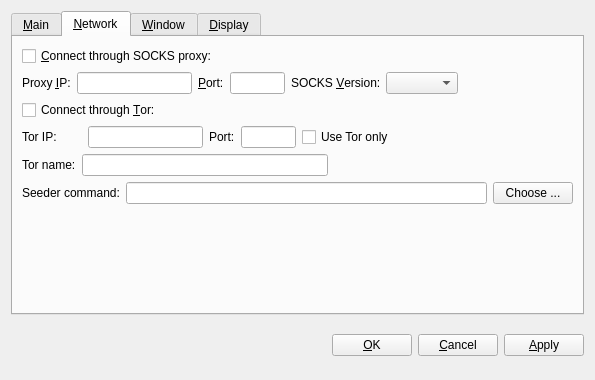
<?xml version="1.0" encoding="UTF-8"?>
<ui version="4.0">
 <class>OptionsDialog</class>
 <widget class="QWidget" name="OptionsDialog">
  <property name="geometry">
   <rect>
    <x>0</x>
    <y>0</y>
    <width>595</width>
    <height>380</height>
   </rect>
  </property>
  <property name="windowTitle">
   <string>Options</string>
  </property>
  <layout class="QVBoxLayout" name="verticalLayout">
   <item>
    <widget class="QTabWidget" name="tabWidget">
     <property name="tabPosition">
      <enum>QTabWidget::North</enum>
     </property>
     <property name="currentIndex">
      <number>1</number>
     </property>
     <widget class="QWidget" name="tabMain">
      <attribute name="title">
       <string>&amp;Main</string>
      </attribute>
      <layout class="QVBoxLayout" name="verticalLayout_Main">
       <item>
        <widget class="QLabel" name="transactionFeeInfoLabel">
         <property name="text">
          <string>Optional transaction fee per kB that helps make sure your transactions are processed quickly. Most transactions are 1 kB. Fee 0.0001 recommended.</string>
         </property>
         <property name="textFormat">
          <enum>Qt::PlainText</enum>
         </property>
         <property name="wordWrap">
          <bool>true</bool>
         </property>
        </widget>
       </item>
       <item>
        <layout class="QHBoxLayout" name="horizontalLayout_Main">
         <item>
          <widget class="QLabel" name="transactionFeeLabel">
           <property name="text">
            <string>Pay transaction &amp;fee</string>
           </property>
           <property name="textFormat">
            <enum>Qt::PlainText</enum>
           </property>
           <property name="buddy">
            <cstring>transactionFee</cstring>
           </property>
          </widget>
         </item>
         <item>
          <widget class="BitcoinAmountField" name="transactionFee"/>
         </item>
         <item>
          <widget class="QLabel" name="label">
           <property name="text">
            <string>per kilobyte</string>
           </property>
          </widget>
         </item>
         <item>
          <spacer name="horizontalSpacer_Main">
           <property name="orientation">
            <enum>Qt::Horizontal</enum>
           </property>
           <property name="sizeHint" stdset="0">
            <size>
             <width>40</width>
             <height>20</height>
            </size>
           </property>
          </spacer>
         </item>
        </layout>
       </item>
       <item>
        <widget class="QCheckBox" name="bitcoinAtStartup">
         <property name="toolTip">
          <string>Automatically start FBOL after logging in to the system.</string>
         </property>
         <property name="text">
          <string>&amp;Start FBOL on system login</string>
         </property>
        </widget>
       </item>
       <item>
        <widget class="QCheckBox" name="detachDatabases">
         <property name="toolTip">
          <string>Detach block and address databases at shutdown. This means they can be moved to another data directory, but it slows down shutdown. The wallet is always detached.</string>
         </property>
         <property name="text">
          <string>&amp;Detach databases at shutdown</string>
         </property>
        </widget>
       </item>
       <item>
        <spacer name="verticalSpacer_Main">
         <property name="orientation">
          <enum>Qt::Vertical</enum>
         </property>
         <property name="sizeHint" stdset="0">
          <size>
           <width>17</width>
           <height>153</height>
          </size>
         </property>
        </spacer>
       </item>
      </layout>
     </widget>
     <widget class="QWidget" name="tabNetwork">
      <attribute name="title">
       <string>&amp;Network</string>
      </attribute>
      <layout class="QVBoxLayout" name="verticalLayout_Network">
       <item>
        <widget class="QCheckBox" name="connectSocks">
         <property name="toolTip">
          <string>Connect to the FBOL network through a SOCKS proxy (e.g. when connecting through Tor).</string>
         </property>
         <property name="text">
          <string>&amp;Connect through SOCKS proxy:</string>
         </property>
        </widget>
       </item>
       <item>
        <layout class="QHBoxLayout" name="horizontalLayout_Network">
         <item>
          <widget class="QLabel" name="proxyIpLabel">
           <property name="text">
            <string>Proxy &amp;IP:</string>
           </property>
           <property name="textFormat">
            <enum>Qt::PlainText</enum>
           </property>
           <property name="buddy">
            <cstring>proxyIp</cstring>
           </property>
          </widget>
         </item>
         <item>
          <widget class="QValidatedLineEdit" name="proxyIp">
           <property name="maximumSize">
            <size>
             <width>140</width>
             <height>16777215</height>
            </size>
           </property>
           <property name="toolTip">
            <string>IP address of the proxy (e.g. 127.0.0.1)</string>
           </property>
          </widget>
         </item>
         <item>
          <widget class="QLabel" name="proxyPortLabel">
           <property name="text">
            <string>&amp;Port:</string>
           </property>
           <property name="textFormat">
            <enum>Qt::PlainText</enum>
           </property>
           <property name="buddy">
            <cstring>proxyPort</cstring>
           </property>
          </widget>
         </item>
         <item>
          <widget class="QLineEdit" name="proxyPort">
           <property name="maximumSize">
            <size>
             <width>55</width>
             <height>16777215</height>
            </size>
           </property>
           <property name="toolTip">
            <string>Port of the proxy (e.g. 9050)</string>
           </property>
          </widget>
         </item>
         <item>
          <widget class="QLabel" name="socksVersionLabel">
           <property name="text">
            <string>SOCKS &amp;Version:</string>
           </property>
           <property name="textFormat">
            <enum>Qt::PlainText</enum>
           </property>
           <property name="buddy">
            <cstring>socksVersion</cstring>
           </property>
          </widget>
         </item>
         <item>
          <widget class="QValueComboBox" name="socksVersion">
           <property name="toolTip">
            <string>SOCKS version of the proxy (e.g. 5)</string>
           </property>
          </widget>
         </item>
         <item>
          <spacer name="horizontalSpacer_Network">
           <property name="orientation">
            <enum>Qt::Horizontal</enum>
           </property>
           <property name="sizeHint" stdset="0">
            <size>
             <width>40</width>
             <height>20</height>
            </size>
           </property>
          </spacer>
         </item>
        </layout>
       </item>
       <item>
        <widget class="QCheckBox" name="connectTor">
         <property name="text">
          <string>Connect through &amp;Tor:</string>
         </property>
        </widget>
       </item>
       <item>
        <layout class="QHBoxLayout" name="horizontalLayout_Tor">
         <item>
          <widget class="QLabel" name="torIpLabel">
           <property name="minimumSize">
            <size>
             <width>60</width>
             <height>0</height>
            </size>
           </property>
           <property name="text">
            <string>Tor IP:</string>
           </property>
          </widget>
         </item>
         <item>
          <widget class="QValidatedLineEdit" name="torIp">
           <property name="maximumSize">
            <size>
             <width>115</width>
             <height>16777215</height>
            </size>
           </property>
          </widget>
         </item>
         <item>
          <widget class="QLabel" name="torPortLabel">
           <property name="text">
            <string>Port:</string>
           </property>
          </widget>
         </item>
         <item>
          <widget class="QLineEdit" name="torPort">
           <property name="maximumSize">
            <size>
             <width>55</width>
             <height>16777215</height>
            </size>
           </property>
          </widget>
         </item>
         <item>
          <widget class="QCheckBox" name="TorOnly">
           <property name="text">
            <string>Use Tor only</string>
           </property>
          </widget>
         </item>
         <item>
          <spacer name="horizontalSpacer">
           <property name="orientation">
            <enum>Qt::Horizontal</enum>
           </property>
           <property name="sizeHint" stdset="0">
            <size>
             <width>40</width>
             <height>20</height>
            </size>
           </property>
          </spacer>
         </item>
        </layout>
       </item>
       <item>
        <layout class="QHBoxLayout" name="horizontalLayout">
         <item>
          <widget class="QLabel" name="torNameLabel">
           <property name="text">
            <string>Tor name:</string>
           </property>
           <property name="textFormat">
            <enum>Qt::PlainText</enum>
           </property>
           <property name="buddy">
            <cstring>torName</cstring>
           </property>
          </widget>
         </item>
         <item>
          <widget class="QLineEdit" name="torName"/>
         </item>
         <item>
          <spacer name="horizontalSpacer_3">
           <property name="orientation">
            <enum>Qt::Horizontal</enum>
           </property>
           <property name="sizeHint" stdset="0">
            <size>
             <width>40</width>
             <height>20</height>
            </size>
           </property>
          </spacer>
         </item>
        </layout>
       </item>
       <item>
        <layout class="QHBoxLayout" name="horizontalLayout_3">
         <item>
          <widget class="QLabel" name="externalSeederLabel">
           <property name="text">
            <string>Seeder command:</string>
           </property>
          </widget>
         </item>
         <item>
          <widget class="QLineEdit" name="externalSeederCommand"/>
         </item>
         <item>
          <widget class="QPushButton" name="chooseSeeder">
           <property name="text">
            <string>Choose ...</string>
           </property>
          </widget>
         </item>
        </layout>
       </item>
       <item>
        <spacer name="verticalSpacer">
         <property name="orientation">
          <enum>Qt::Vertical</enum>
         </property>
         <property name="sizeHint" stdset="0">
          <size>
           <width>20</width>
           <height>40</height>
          </size>
         </property>
        </spacer>
       </item>
      </layout>
     </widget>
     <widget class="QWidget" name="tabWindow">
      <attribute name="title">
       <string>&amp;Window</string>
      </attribute>
      <layout class="QVBoxLayout" name="verticalLayout_Window">
       <item>
        <widget class="QCheckBox" name="minimizeToTray">
         <property name="toolTip">
          <string>Show only a tray icon after minimizing the window.</string>
         </property>
         <property name="text">
          <string>&amp;Minimize to the tray instead of the taskbar</string>
         </property>
        </widget>
       </item>
       <item>
        <widget class="QCheckBox" name="minimizeOnClose">
         <property name="toolTip">
          <string>Minimize instead of exit the application when the window is closed. When this option is enabled, the application will be closed only after selecting Exit in the menu.</string>
         </property>
         <property name="text">
          <string>M&amp;inimize on close</string>
         </property>
        </widget>
       </item>
       <item>
        <spacer name="verticalSpacer_Window">
         <property name="orientation">
          <enum>Qt::Vertical</enum>
         </property>
         <property name="sizeHint" stdset="0">
          <size>
           <width>20</width>
           <height>40</height>
          </size>
         </property>
        </spacer>
       </item>
      </layout>
     </widget>
     <widget class="QWidget" name="tabDisplay">
      <attribute name="title">
       <string>&amp;Display</string>
      </attribute>
      <layout class="QVBoxLayout" name="verticalLayout_Display">
       <item>
        <layout class="QHBoxLayout" name="horizontalLayout_1_Display">
         <item>
          <widget class="QLabel" name="langLabel">
           <property name="text">
            <string>User Interface &amp;language:</string>
           </property>
           <property name="textFormat">
            <enum>Qt::PlainText</enum>
           </property>
           <property name="buddy">
            <cstring>lang</cstring>
           </property>
          </widget>
         </item>
         <item>
          <widget class="QValueComboBox" name="lang">
           <property name="toolTip">
            <string>The user interface language can be set here. This setting will take effect after restarting FBOL.</string>
           </property>
          </widget>
         </item>
        </layout>
       </item>
       <item>
        <layout class="QHBoxLayout" name="horizontalLayout_2_Display">
         <item>
          <widget class="QLabel" name="unitLabel">
           <property name="text">
            <string>&amp;Unit to show amounts in:</string>
           </property>
           <property name="textFormat">
            <enum>Qt::PlainText</enum>
           </property>
           <property name="buddy">
            <cstring>unit</cstring>
           </property>
          </widget>
         </item>
         <item>
          <widget class="QValueComboBox" name="unit">
           <property name="toolTip">
            <string>Choose the default subdivision unit to show in the interface and when sending coins.</string>
           </property>
          </widget>
         </item>
        </layout>
       </item>
       <item>
        <widget class="QCheckBox" name="displayAddresses">
         <property name="toolTip">
          <string>Whether to show FBOL addresses in the transaction list or not.</string>
         </property>
         <property name="text">
          <string>&amp;Display addresses in transaction list</string>
         </property>
        </widget>
       </item>
       <item>
        <widget class="QCheckBox" name="coinControlFeatures">
         <property name="toolTip">
          <string>Whether to show coin control features or not.</string>
         </property>
         <property name="text">
          <string>Display coin &amp;control features (experts only!)</string>
         </property>
        </widget>
       </item>
       <item>
        <layout class="QHBoxLayout" name="horizontalLayout_3_Display">
         <item>
          <widget class="QLabel" name="thirdPartyTxUrlsLabel">
           <property name="toolTip">
            <string>Third party URLs that appear in the transactions tab as context menu items. %s in the URL is replaced by transaction hash. Multiple URLs are separated by vertical bar |.</string>
           </property>
           <property name="text">
            <string>Third party transaction URLs</string>
           </property>
           <property name="buddy">
            <cstring>thirdPartyTxUrls</cstring>
           </property>
          </widget>
         </item>
         <item>
          <widget class="QLineEdit" name="thirdPartyTxUrls">
           <property name="toolTip">
            <string>Third party URLs that appear in the transactions tab as context menu items. %s in the URL is replaced by transaction hash. Multiple URLs are separated by vertical bar |.</string>
           </property>
          </widget>
         </item>
        </layout>
       </item>
       <item>
        <spacer name="verticalSpacer_Display">
         <property name="orientation">
          <enum>Qt::Vertical</enum>
         </property>
         <property name="sizeHint" stdset="0">
          <size>
           <width>20</width>
           <height>40</height>
          </size>
         </property>
        </spacer>
       </item>
      </layout>
     </widget>
    </widget>
   </item>
   <item>
    <layout class="QHBoxLayout" name="horizontalLayout_Buttons">
     <item>
      <spacer name="horizontalSpacer_1">
       <property name="orientation">
        <enum>Qt::Horizontal</enum>
       </property>
       <property name="sizeHint" stdset="0">
        <size>
         <width>40</width>
         <height>48</height>
        </size>
       </property>
      </spacer>
     </item>
     <item>
      <widget class="QLabel" name="statusLabel">
       <property name="font">
        <font>
         <weight>75</weight>
         <bold>true</bold>
        </font>
       </property>
       <property name="text">
        <string/>
       </property>
       <property name="textFormat">
        <enum>Qt::PlainText</enum>
       </property>
       <property name="wordWrap">
        <bool>true</bool>
       </property>
      </widget>
     </item>
     <item>
      <spacer name="horizontalSpacer_2">
       <property name="orientation">
        <enum>Qt::Horizontal</enum>
       </property>
       <property name="sizeHint" stdset="0">
        <size>
         <width>40</width>
         <height>48</height>
        </size>
       </property>
      </spacer>
     </item>
     <item>
      <widget class="QPushButton" name="okButton">
       <property name="text">
        <string>&amp;OK</string>
       </property>
      </widget>
     </item>
     <item>
      <widget class="QPushButton" name="cancelButton">
       <property name="text">
        <string>&amp;Cancel</string>
       </property>
       <property name="autoDefault">
        <bool>false</bool>
       </property>
      </widget>
     </item>
     <item>
      <widget class="QPushButton" name="applyButton">
       <property name="text">
        <string>&amp;Apply</string>
       </property>
       <property name="autoDefault">
        <bool>false</bool>
       </property>
      </widget>
     </item>
    </layout>
   </item>
  </layout>
 </widget>
 <customwidgets>
  <customwidget>
   <class>BitcoinAmountField</class>
   <extends>QSpinBox</extends>
   <header>bitcoinamountfield.h</header>
  </customwidget>
  <customwidget>
   <class>QValueComboBox</class>
   <extends>QComboBox</extends>
   <header>qvaluecombobox.h</header>
  </customwidget>
  <customwidget>
   <class>QValidatedLineEdit</class>
   <extends>QLineEdit</extends>
   <header>qvalidatedlineedit.h</header>
  </customwidget>
 </customwidgets>
 <resources/>
 <connections/>
</ui>
